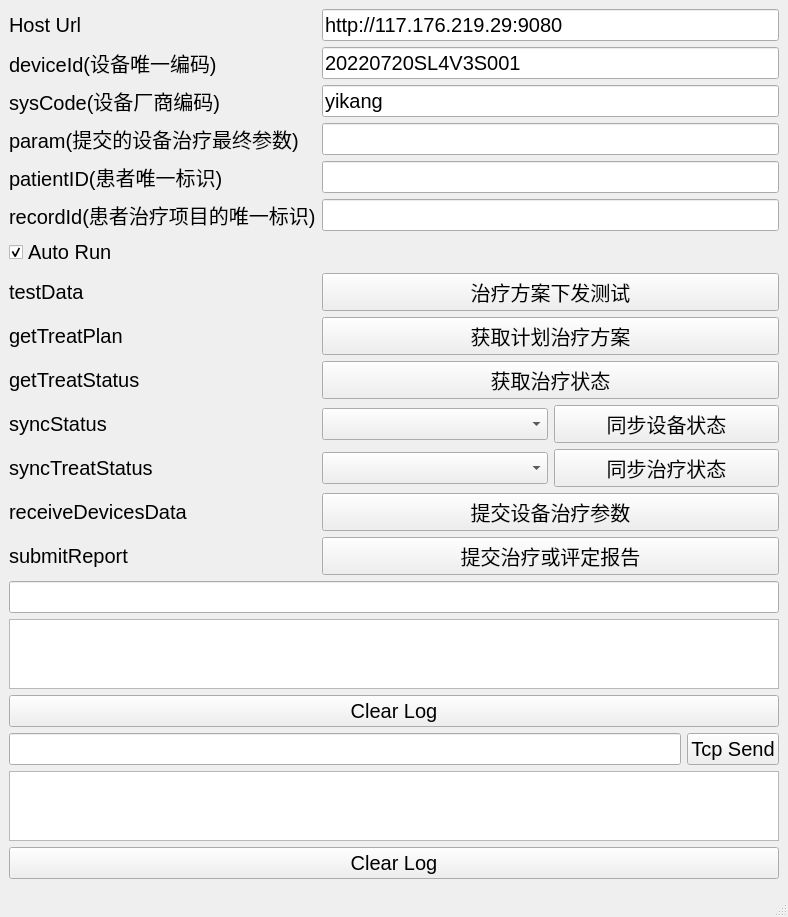
<?xml version="1.0" encoding="UTF-8"?>
<ui version="4.0">
 <class>MainWindow</class>
 <widget class="QMainWindow" name="MainWindow">
  <property name="geometry">
   <rect>
    <x>0</x>
    <y>0</y>
    <width>788</width>
    <height>867</height>
   </rect>
  </property>
  <property name="font">
   <font>
    <pointsize>15</pointsize>
   </font>
  </property>
  <property name="windowTitle">
   <string>YKServer</string>
  </property>
  <widget class="QWidget" name="centralwidget">
   <layout class="QGridLayout" name="gridLayout_2">
    <item row="0" column="0">
     <layout class="QGridLayout" name="gridLayout">
      <item row="0" column="0">
       <widget class="QLabel" name="lb_host_url">
        <property name="text">
         <string>Host Url</string>
        </property>
       </widget>
      </item>
      <item row="0" column="1" colspan="2">
       <widget class="QLineEdit" name="le_host_url">
        <property name="text">
         <string>http://117.176.219.29:9080</string>
        </property>
       </widget>
      </item>
      <item row="1" column="0">
       <widget class="QLabel" name="lb_deviceId">
        <property name="text">
         <string>deviceId(设备唯一编码)</string>
        </property>
       </widget>
      </item>
      <item row="1" column="1" colspan="2">
       <widget class="QLineEdit" name="le_deviceId">
        <property name="text">
         <string>20220720SL4V3S001</string>
        </property>
       </widget>
      </item>
      <item row="2" column="0">
       <widget class="QLabel" name="lb_sysCode">
        <property name="text">
         <string>sysCode(设备厂商编码)</string>
        </property>
       </widget>
      </item>
      <item row="2" column="1" colspan="2">
       <widget class="QLineEdit" name="le_sysCode">
        <property name="text">
         <string>yikang</string>
        </property>
       </widget>
      </item>
      <item row="3" column="0">
       <widget class="QLabel" name="lb_param">
        <property name="text">
         <string>param(提交的设备治疗最终参数)</string>
        </property>
       </widget>
      </item>
      <item row="3" column="1" colspan="2">
       <widget class="QLineEdit" name="le_param">
        <property name="text">
         <string/>
        </property>
       </widget>
      </item>
      <item row="4" column="0">
       <widget class="QLabel" name="lb_patientID">
        <property name="text">
         <string>patientID(患者唯一标识)</string>
        </property>
       </widget>
      </item>
      <item row="4" column="1" colspan="2">
       <widget class="QLineEdit" name="le_patientID">
        <property name="text">
         <string/>
        </property>
       </widget>
      </item>
      <item row="5" column="0">
       <widget class="QLabel" name="lb_recordId">
        <property name="text">
         <string>recordId(患者治疗项目的唯一标识)</string>
        </property>
       </widget>
      </item>
      <item row="5" column="1" colspan="2">
       <widget class="QLineEdit" name="le_recordId">
        <property name="text">
         <string/>
        </property>
       </widget>
      </item>
      <item row="6" column="0">
       <widget class="QCheckBox" name="cb_auto_run">
        <property name="text">
         <string>Auto Run</string>
        </property>
        <property name="checked">
         <bool>true</bool>
        </property>
       </widget>
      </item>
      <item row="7" column="0">
       <widget class="QLabel" name="label_6">
        <property name="text">
         <string>testData</string>
        </property>
       </widget>
      </item>
      <item row="7" column="1" colspan="2">
       <widget class="QPushButton" name="btn_testData">
        <property name="text">
         <string>治疗方案下发测试</string>
        </property>
       </widget>
      </item>
      <item row="8" column="0">
       <widget class="QLabel" name="label">
        <property name="text">
         <string>getTreatPlan</string>
        </property>
       </widget>
      </item>
      <item row="8" column="1" colspan="2">
       <widget class="QPushButton" name="btn_getTreatPlan">
        <property name="text">
         <string>获取计划治疗方案</string>
        </property>
       </widget>
      </item>
      <item row="9" column="0">
       <widget class="QLabel" name="label_7">
        <property name="text">
         <string>getTreatStatus</string>
        </property>
       </widget>
      </item>
      <item row="9" column="1" colspan="2">
       <widget class="QPushButton" name="btn_getTreatStatus">
        <property name="text">
         <string>获取治疗状态</string>
        </property>
       </widget>
      </item>
      <item row="10" column="0">
       <widget class="QLabel" name="label_4">
        <property name="text">
         <string>syncStatus</string>
        </property>
       </widget>
      </item>
      <item row="10" column="1">
       <widget class="QComboBox" name="cb_dev_status"/>
      </item>
      <item row="10" column="2">
       <widget class="QPushButton" name="btn_syncStatus">
        <property name="text">
         <string>同步设备状态</string>
        </property>
       </widget>
      </item>
      <item row="11" column="0">
       <widget class="QLabel" name="label_5">
        <property name="text">
         <string>syncTreatStatus</string>
        </property>
       </widget>
      </item>
      <item row="11" column="1">
       <widget class="QComboBox" name="cb_treat_status"/>
      </item>
      <item row="11" column="2">
       <widget class="QPushButton" name="btn_syncTreatStatus">
        <property name="text">
         <string>同步治疗状态</string>
        </property>
       </widget>
      </item>
      <item row="12" column="0">
       <widget class="QLabel" name="label_2">
        <property name="text">
         <string>receiveDevicesData</string>
        </property>
       </widget>
      </item>
      <item row="12" column="1" colspan="2">
       <widget class="QPushButton" name="btn_receiveDevicesData">
        <property name="text">
         <string>提交设备治疗参数</string>
        </property>
       </widget>
      </item>
      <item row="13" column="0">
       <widget class="QLabel" name="label_3">
        <property name="text">
         <string>submitReport</string>
        </property>
       </widget>
      </item>
      <item row="13" column="1" colspan="2">
       <widget class="QPushButton" name="btn_submitReport">
        <property name="text">
         <string>提交治疗或评定报告</string>
        </property>
       </widget>
      </item>
     </layout>
    </item>
    <item row="1" column="0">
     <widget class="QLineEdit" name="le_url"/>
    </item>
    <item row="2" column="0">
     <widget class="QTextEdit" name="te_respond"/>
    </item>
    <item row="3" column="0">
     <widget class="QPushButton" name="btn_clear">
      <property name="text">
       <string>Clear Log</string>
      </property>
     </widget>
    </item>
    <item row="4" column="0">
     <layout class="QHBoxLayout" name="horizontalLayout">
      <item>
       <widget class="QLineEdit" name="le_send"/>
      </item>
      <item>
       <widget class="QPushButton" name="btn_send">
        <property name="text">
         <string>Tcp Send</string>
        </property>
       </widget>
      </item>
     </layout>
    </item>
    <item row="5" column="0">
     <widget class="QTextEdit" name="te_tcp"/>
    </item>
    <item row="6" column="0">
     <widget class="QPushButton" name="btn_clear_tcp">
      <property name="text">
       <string>Clear Log</string>
      </property>
     </widget>
    </item>
   </layout>
  </widget>
  <widget class="QMenuBar" name="menubar">
   <property name="geometry">
    <rect>
     <x>0</x>
     <y>0</y>
     <width>788</width>
     <height>23</height>
    </rect>
   </property>
  </widget>
  <widget class="QStatusBar" name="statusbar"/>
 </widget>
 <resources/>
 <connections/>
</ui>
